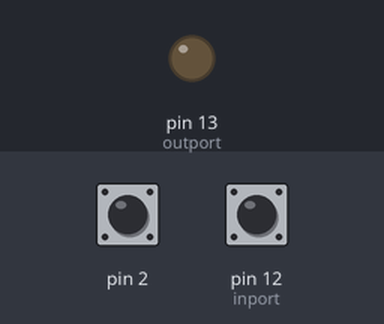
Bench run of a sketch on a simulated Arduino Uno, built with avr-gcc and run on an emulated ATmega328P. Parts: output pins drawn as LEDs (lit = HIGH). The inputs (shaded band) are chosen by the test bench; at power-on: pin 12 (inport) HIGH, pin 2 HIGH. What the sketch prints to the serial monitor is not drawn.

Above: at 1.2 s.
1.3 s: pin 12 (inport) pulsed LOW 2 times (0.12 s each, 0.3 s apart)
At 2.8 s:
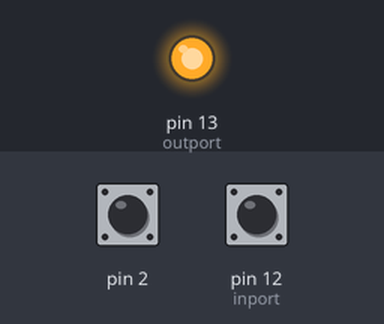
Timing chart, 0 to 6.2 s (numbered marks = the images above; inputs shaded):
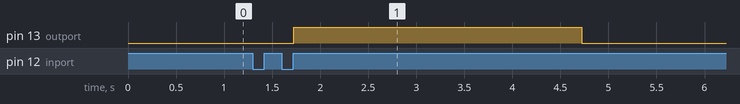

The sketch:

TriplePress.ino
```cpp
int outport = 13;
int inport = 12;

int presses = 0;

int timebetweenpresses = 0;

int maxtimebetweenpresses = 3000;

bool down = false;

void setup()
{
  // put your setup code here, to run once:

  pinMode(2, INPUT);
  Serial.begin(9600);
  pinMode(outport, OUTPUT);
  pinMode(inport, INPUT_PULLUP);

  if(digitalRead(2) == LOW){
    Serial.println("JUMPER CABLE!");
    return;
  }
}

void loop()
{
  // put your main code here, to run repeatedly:

  while(digitalRead(2) == HIGH){

    if(timebetweenpresses != maxtimebetweenpresses){
      timebetweenpresses++;
    }
    else{
      presses = 0;
    }


    if(digitalRead(inport) == HIGH && down == false){
      if(timebetweenpresses <= maxtimebetweenpresses){
        presses++;
      }
      timebetweenpresses = 0;

      down = true;
    }
    else if(digitalRead(inport) == LOW){
      down = false;
    }

    Serial.println(presses);

    if(presses >= 3){
     digitalWrite(outport, HIGH);
     delay(3000);
      digitalWrite(outport, LOW);
      presses = 0;
    }
  }
}
```

Measured:
- after the input at 1.3 s, pin 13 (outport): LOW → HIGH after 0.42 s, → LOW 3.0 s later
